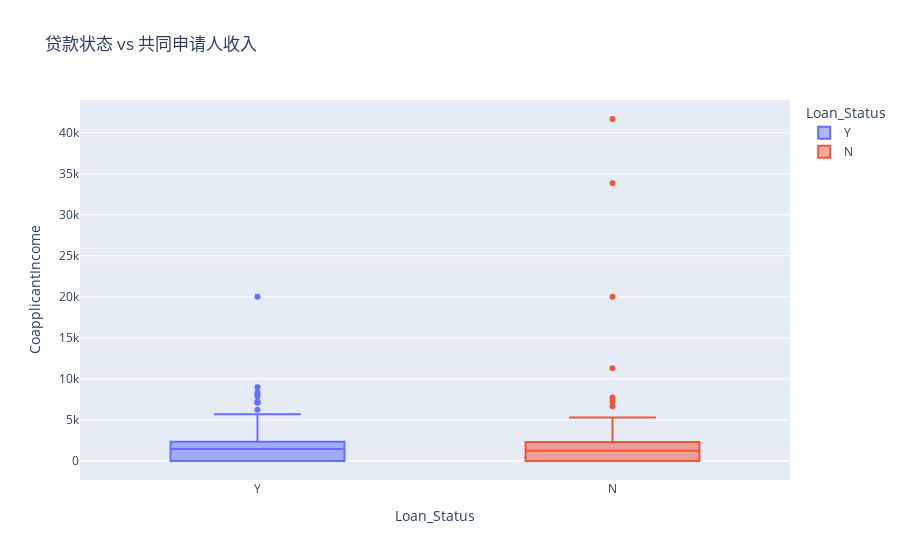

Write notebook code for a chart like this one.
### Markdown cell above
现在我们来看看贷款共同申请人的收入和贷款状况之间的关系：

### Code cell
import plotly.express as px
fig_coapplicant_income = px.box(df, 
                                x='Loan_Status', 
                                y='CoapplicantIncome',
                                color="Loan_Status", 
                                title='贷款状态 vs 共同申请人收入')
fig_coapplicant_income.show()

### Figure 1 — Plotly figure (JSON) as saved in the notebook; plotly's stock layout.template omitted (floating-point values rounded to 4 significant figures; data arrays with more than 128 entries replaced by an {"elided": "..."} marker saying what was removed)
{"data": [{"alignmentgroup": "True", "hovertemplate": "Loan_Status=%{x}<br>CoapplicantIncome=%{y}<extra></extra>", "legendgroup": "Y", "marker": {"color": "#636efa"}, "name": "Y", "notched": false, "offsetgroup": "Y", "orientation": "v", "showlegend": true, "type": "box", "x": {"elided": "389 str values"}, "x0": " ", "xaxis": "x", "y": {"elided": "389 float values"}, "y0": " ", "yaxis": "y"}, {"alignmentgroup": "True", "hovertemplate": "Loan_Status=%{x}<br>CoapplicantIncome=%{y}<extra></extra>", "legendgroup": "N", "marker": {"color": "#EF553B"}, "name": "N", "notched": false, "offsetgroup": "N", "orientation": "v", "showlegend": true, "type": "box", "x": {"elided": "175 str values"}, "x0": " ", "xaxis": "x", "y": {"elided": "175 float values"}, "y0": " ", "yaxis": "y"}], "layout": {"boxmode": "overlay", "legend": {"title": {"text": "Loan_Status"}, "tracegroupgap": 0}, "title": {"text": "贷款状态 vs 共同申请人收入"}, "xaxis": {"anchor": "y", "categoryarray": ["Y", "N"], "categoryorder": "array", "domain": [0, 1], "title": {"text": "Loan_Status"}}, "yaxis": {"anchor": "x", "domain": [0, 1], "title": {"text": "CoapplicantIncome"}}}}
